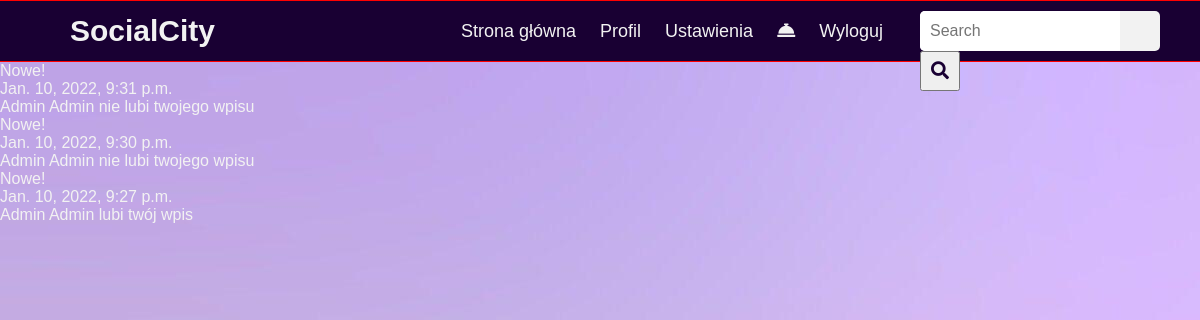
The app's page /notifications/ (signed in) with its own data.
### Accounts/models.py (models this page shows, shortened)
class Notification(models.Model):
    date = models.DateTimeField(auto_now=True)
    user = models.ForeignKey(User, on_delete=models.CASCADE)
    new = models.BooleanField(default=True)

class Action(models.Model):
    TYPE_CHOICES = [
        ('LIKE', 'Like'),
        ('DISLIKE', 'Dislike'),
        ('COMMENT', 'Comment'),
    ]
    user = models.ForeignKey(User, null=True, on_delete=models.CASCADE)
    notification = models.OneToOneField(Notification, null=True, on_delete=models.CASCADE)
    post = models.ForeignKey(Post, on_delete=models.CASCADE)
    type= models.CharField(max_length=50, choices=TYPE_CHOICES)

### Pages/views.py (the view)
# urls.py: path('notifications/', notification_page, name='notification_page'),
def notification_page(request):
    if not request.user.is_authenticated:
        return redirect('/landing')
    queryset = Notification.objects.filter(user=request.user).order_by('-date')
    context = {
        "queryset": queryset
    }
    return render(request, "notification_view.html", context)

### Pages/templates/notification_view.html
{%extends 'base.html'%}
{%block navbar%}
{%include "navbar.html" %}
{%endblock%}
{%block content%}
{%for instance in queryset%}
    {%if instance.new%}
    <p>Nowe!</p>
    {%endif%}
    <p>{{instance.date}}</p>
    {%if instance.request%}
        {{instance.request.user.first_name}} {{instance.request.user.last_name}} chce dodać Cię do znajomych
        <a href="{{instance.get_accept_url}}">Zaakceptuj</a>
        <a href="{{instance.get_decline_url}}">Odmów</a>
    {%elif instance.action%}
        {%if instance.action.type == 'LIKE'%}
            {{instance.action.user.first_name}} {{instance.action.user.last_name}} lubi twój wpis
        {%elif instance.action.type == 'DISLIKE'%}
            {{instance.action.user.first_name}} {{instance.action.user.last_name}} nie lubi twojego wpisu
        {%elif instance.action.type == 'COMMENT'%}
            {{instance.action.user.first_name}} {{instance.action.user.last_name}} skomentował twój wpis
        {%endif%}
    {%endif%}
{%endfor%}
{%endblock%}

### static/css/style.css (style rules this page uses)
body { background: url("/static/images/background.jpg"); background-repeat: no-repeat; background-attachment: fixed; }
* { margin: 0; padding: 0; color: #f2f2f2; box-sizing: border-box; font-family: 'Montserrat', sans-serif; }

### records on screen
Notification: new "Nowe!", date "Jan. 10, 2022, 9:31 p.m.", action.user.first_name "Admin", action.user.last_name "Admin"
Notification: new "Nowe!", date "Jan. 10, 2022, 9:30 p.m.", action.user.first_name "Admin", action.user.last_name "Admin"
Notification: new "Nowe!", date "Jan. 10, 2022, 9:27 p.m.", action.user.first_name "Admin", action.user.last_name "Admin"
